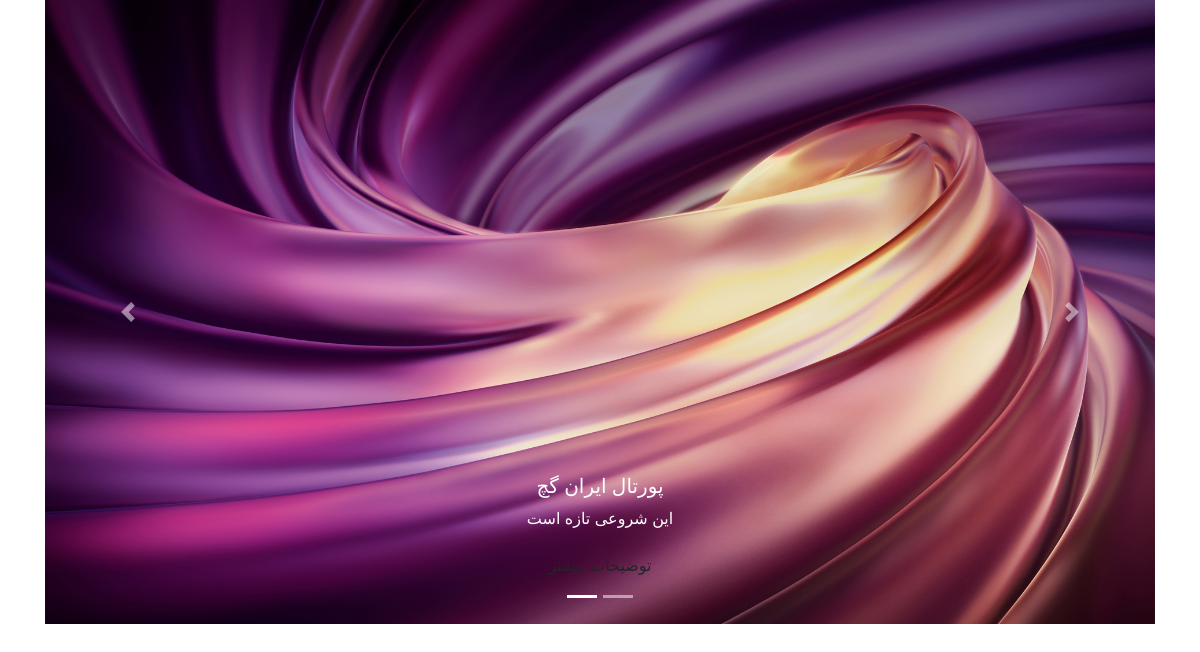
The page / on the database its author committed.
### slider/models.py (models this page shows, shortened)
class Slider(models.Model):
    title = models.CharField(max_length=150, verbose_name='عنوان')
    link = models.URLField(max_length=100, verbose_name='آدرس')
    description = models.TextField(verbose_name='توضیحات')
    image = models.ImageField(upload_to=upload_image_path, null=True, blank=True, verbose_name='تصویر')
    class Meta:
        verbose_name = 'اسلایدر'
        verbose_name_plural = 'اسلایدرها'

### IGPortal/views.py (the view)
# urls.py: path('', home_page, name='home_page'),
def home_page(request):
    sliders = Slider.objects.all()
    posts = Post.objects.filter(published_date__lte=timezone.now()).order_by('-published_date')[:5]
    context = {
        'data': 'این پورتال درون سازماتی با فریم ورک django نوشته شده',
        'sliders': sliders,
        'posts': posts,
    }
    return render(request, 'home_page.html', context)

### templates/home_page.html (shortened to what this page needs)
{% extends 'shared/_base.html' %}
{% load static %}
{% block content %}
  <section id="slider">
    <div class="container">
      <div class="row">
        <div class="col-sm-12">
          <div id="carouselExampleCaptions" class="carousel slide" data-ride="carousel">
            <ol class="carousel-indicators">
              {% for slider in sliders %}
                <li data-target="#carouselExampleCaptions" data-slide-to="{{ forloop.counter0 }}" class="{{ forloop.first|yesno:"active," }}"></li>
              {% endfor %}
            </ol>
            <div class="carousel-inner">
              {% for slider in sliders %}
                <div class="carousel-item {{ forloop.first|yesno:"active," }}">
                  <img src="{{ slider.image.url }}" class="d-block w-100" alt="{{ slider.title }}">
                  <div class="carousel-caption d-none d-md-block">
                    <h5>{{ slider.title }}</h5>
                    <p>{{ slider.description }}</p>
                    <a href="{{ slider.link }}" class="btn btn-default get" target="_blank">توضیحات بیشتر</a>
                  </div>
                </div>
              {% endfor %}
            </div>
            <a class="carousel-control-prev" href="#carouselExampleCaptions" role="button" data-slide="prev">
              <span class="carousel-control-prev-icon" aria-hidden="true"></span>
            </a>
            <a class="carousel-control-next" href="#carouselExampleCaptions" role="button" data-slide="next">
              <span class="carousel-control-next-icon" aria-hidden="true"></span>
            </a>
          </div>
        </div>
      </div>
    </div>
  </section>
  <br>
{% endblock %}

### rows shown on the page
Slider: image (picture), title "پورتال ایران گچ", description "این شروعی تازه است"
